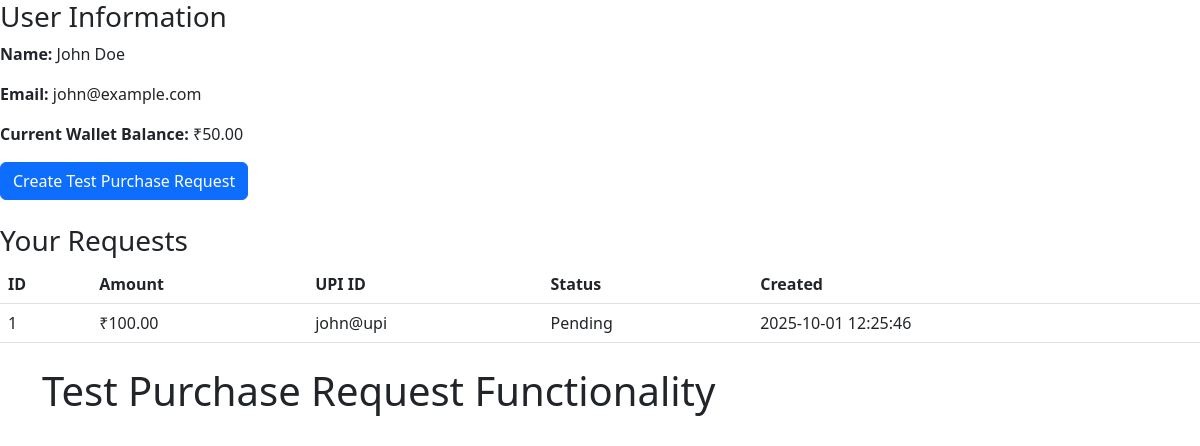
Page /test_purchase_request.php on the committed database.
### tables this page shows
CREATE TABLE IF NOT EXISTS users (
    id INT(11) AUTO_INCREMENT PRIMARY KEY,
    name VARCHAR(255) NOT NULL,
    email VARCHAR(255) UNIQUE NOT NULL,
    phone VARCHAR(20),
    city VARCHAR(100),
    state VARCHAR(100),
    password VARCHAR(255) NOT NULL,
    wallet_balance DECIMAL(10, 2) DEFAULT 0.00,
    referral_code VARCHAR(50),
    created_at TIMESTAMP DEFAULT CURRENT_TIMESTAMP
);

CREATE TABLE IF NOT EXISTS withdraw_requests (
    id INT(11) AUTO_INCREMENT PRIMARY KEY,
    user_id INT(11) NOT NULL,
    amount DECIMAL(10, 2) NOT NULL,
    upi_id VARCHAR(255) NOT NULL,
    screenshot VARCHAR(255),
    status ENUM('pending', 'approved', 'rejected') DEFAULT 'pending',
    offer_title VARCHAR(255),
    offer_description TEXT,
    created_at TIMESTAMP DEFAULT CURRENT_TIMESTAMP,
    FOREIGN KEY (user_id) REFERENCES users(id) ON DELETE CASCADE
);

### test_purchase_request.php (the view, shortened to what this page needs)
<?php
include 'config/db.php';
$user_id = $_SESSION['user_id'];
try {
    $stmt = $pdo->prepare("SELECT * FROM users WHERE id = ?");
    $stmt->execute([$user_id]);
    $user = $stmt->fetch(PDO::FETCH_ASSOC);
} catch(PDOException $e) {
    die("Error fetching user data: " . $e->getMessage());
}
echo "<h3>User Information</h3>";
echo "<p><strong>Name:</strong> " . htmlspecialchars($user['name']) . "</p>";
echo "<p><strong>Email:</strong> " . htmlspecialchars($user['email']) . "</p>";
echo "<p><strong>Current Wallet Balance:</strong> ₹" . number_format($user['wallet_balance'], 2) . "</p>";
echo "<a href='?create_test=1' class='btn btn-primary'>Create Test Purchase Request</a>";
try {
    $stmt = $pdo->prepare("SELECT * FROM withdraw_requests WHERE user_id = ? ORDER BY created_at DESC");
    $stmt->execute([$user_id]);
    $requests = $stmt->fetchAll(PDO::FETCH_ASSOC);
    echo "<h3 class='mt-4'>Your Requests</h3>";
    if (empty($requests)) {
        echo "<p>No requests found.</p>";
    } else {
        echo "<table class='table'>";
        echo "<thead><tr><th>ID</th><th>Amount</th><th>UPI ID</th><th>Status</th><th>Created</th></tr></thead>";
        echo "<tbody>";
        foreach ($requests as $request) {
            echo "<tr>";
            echo "<td>" . $request['id'] . "</td>";
            echo "<td>₹" . number_format($request['amount'], 2) . "</td>";
            echo "<td>" . htmlspecialchars($request['upi_id']) . "</td>";
            echo "<td>" . ucfirst($request['status']) . "</td>";
            echo "<td>" . $request['created_at'] . "</td>";
            echo "</tr>";
        }
        echo "</tbody>";
        echo "</table>";
    }
} catch(PDOException $e) {
    echo "<div class='alert alert-danger'>Error fetching requests: " . $e->getMessage() . "</div>";
}
?>
<!DOCTYPE html>
<html>
<head>
    <link href="https://cdn.jsdelivr.net/npm/bootstrap@5.3.0/dist/css/bootstrap.min.css" rel="stylesheet">
</head>
<body>
    <div class="container mt-4">
        <h1>Test Purchase Request Functionality</h1>
    </div>
</body>
</html>

### rows in the picture
users: name "John Doe", email "john@example.com", wallet_balance "50.00"
withdraw_requests: id "1", amount "100.00", upi "john@upi", status "Pending", created_at "2025-10-01 12:25:46"
